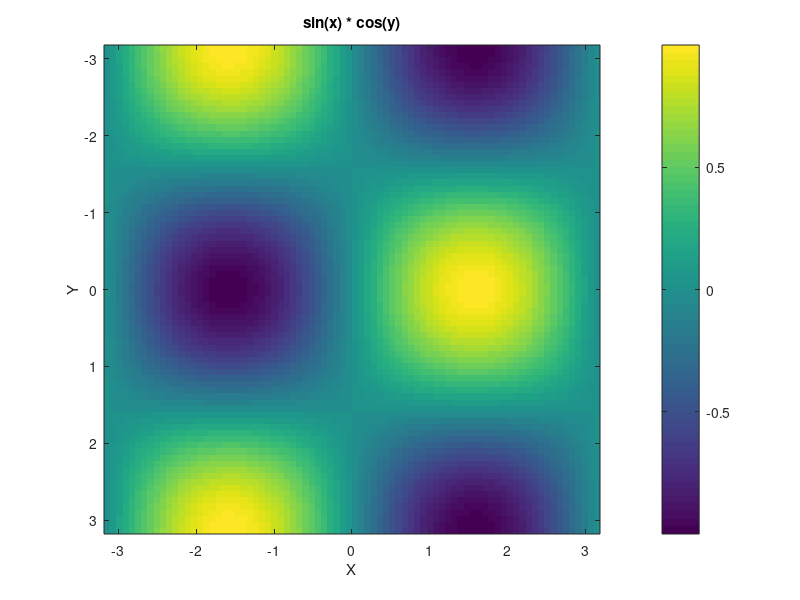

Write the MATLAB code that produced this figure.
% imagesc - Image with scaled pixel values
% Demonstrates a heatmap-style image of a 2D function

x = linspace(-pi, pi, 80);
y = linspace(-pi, pi, 80);
[X, Y] = meshgrid(x, y);
Z = sin(X) .* cos(Y);

figure;
imagesc(x, y, Z);
title('sin(x) * cos(y)');
xlabel('X');
ylabel('Y');
colorbar;
